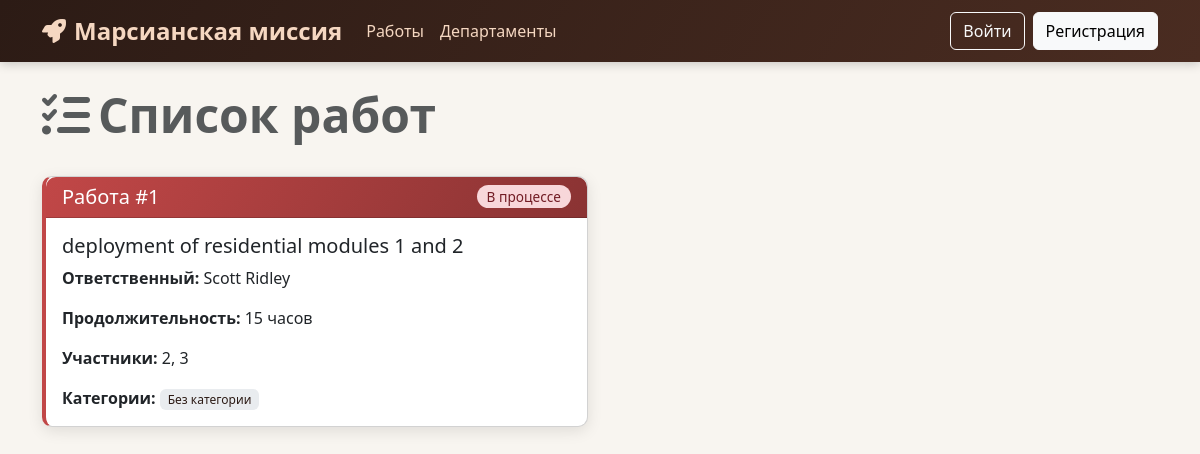
Before: / with the older database file.
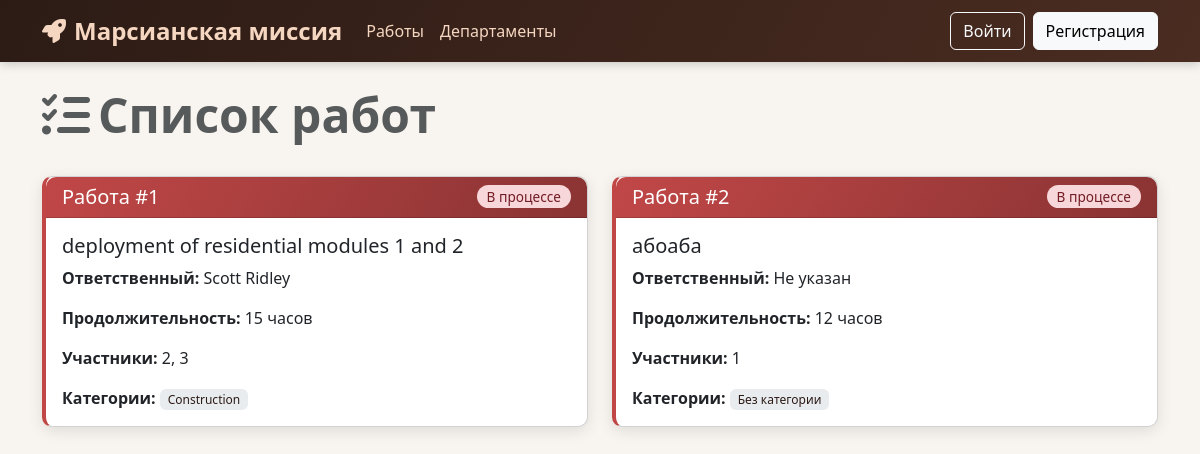
After: the same page with the newer database file.
### data/models.py (models this page shows, shortened)
class Jobs(SqlAlchemyBase):
    __tablename__ = 'jobs'
    id = Column(Integer, primary_key=True, autoincrement=True)
    team_leader = Column(Integer, ForeignKey('users.id'), nullable=False)
    job = Column(String, nullable=False)
    work_size = Column(Integer, nullable=False)
    collaborators = Column(String)
    start_date = Column(DateTime, default=datetime.utcnow)
    end_date = Column(DateTime)
    is_finished = Column(Boolean, default=False)
    team_leader_user = relationship("User", back_populates="jobs")
    categories = relationship(
        "Category",
        secondary=jobs_to_categories,
        back_populates="jobs"
    )

class User(SqlAlchemyBase, UserMixin):
    __tablename__ = 'users'
    id = Column(Integer, primary_key=True, autoincrement=True)
    surname = Column(String, nullable=False)
    name = Column(String, nullable=False)
    age = Column(Integer)
    position = Column(String)
    speciality = Column(String)
    address = Column(String)
    email = Column(String, unique=True, nullable=False)
    hashed_password = Column(String, nullable=False)
    modified_date = Column(DateTime, default=datetime.utcnow)
    jobs = relationship("Jobs", back_populates="team_leader_user")
    departments = relationship("Department", back_populates="chief_user")

### app.py (the view)
@app.route("/")
def index():
    db_sess = db_session.create_session()
    jobs = db_sess.query(Jobs).all()
    for job in jobs:
        job.team_leader_obj = db_sess.get(User, job.team_leader)
        job.categories_list = ", ".join([category.name for category in job.categories]) if job.categories else "Без категории"
    return render_template("index.html", jobs=jobs, current_user=current_user)

### data/db_session.py (called while the page is built)
def create_session() -> Session:
    global __factory
    return __factory()

### templates/index.html (shortened to what this page needs)
{% extends "base.html" %}
{% block content %}
    <div class="d-flex justify-content-between align-items-center mb-4">
        <h1 class="display-5 fw-bold text-muted">
            <i class="fas fa-tasks me-2"></i>Список работ
        </h1>
    </div>
    {% if jobs %}
        <div class="row">
            {% for job in jobs %}
                <div class="col-md-6 mb-4">
                    <div class="card job-card">
                        <div class="card-header d-flex justify-content-between align-items-center">
                            <h5 class="mb-0">Работа #{{ job.id }}</h5>
                            <span class="badge status-badge
                                {% if job.is_finished %}status-finished{% else %}status-not-finished{% endif %}">
                                {% if job.is_finished %}Завершена{% else %}В процессе{% endif %}
                            </span>
                        </div>
                        <div class="card-body">
                            <h5 class="card-title">{{ job.job }}</h5>
                            <p class="card-text">
                                <strong>Ответственный:</strong>
                                {% if job.team_leader_obj %}
                                    {{ job.team_leader_obj.surname }} {{ job.team_leader_obj.name }}
                                {% else %}
                                    Не указан
                                {% endif %}
                            </p>
                            <p class="card-text">
                                <strong>Продолжительность:</strong> {{ job.work_size }} часов
                            </p>
                            <p class="card-text">
                                <strong>Участники:</strong> {{ job.collaborators or "Не указаны" }}
                            </p>
                            <p class="card-text">
                                <strong>Категории:</strong>
                                <span class="badge category-badge">
                                    {{ job.categories_list }}
                                </span>
                            </p>
                        </div>
                    </div>
                </div>
            {% endfor %}
        </div>
    {% else %}
        <div class="alert alert-info">
            <i class="fas fa-info-circle me-2"></i>Пока нет никаких работ. Будьте первым, кто добавит работу!
        </div>
    {% endif %}
{% endblock %}

### templates/base.html (shortened to what this page needs)
<!DOCTYPE html>
<html lang="ru">
<head>
    <link href="https://cdn.jsdelivr.net/npm/bootstrap@5.3.0/dist/css/bootstrap.min.css" rel="stylesheet">
</head>
<body>
    <nav class="navbar navbar-expand-lg navbar-dark">
        <div class="container">
            <a class="navbar-brand" href="{{ url_for('index') }}">
                <i class="fas fa-rocket me-2"></i>Марсианская миссия
            </a>
            <div class="collapse navbar-collapse" id="navbarNav">
                <ul class="navbar-nav me-auto mb-2 mb-lg-0">
                    <li class="nav-item">
                        <a class="nav-link" href="{{ url_for('index') }}">Работы</a>
                    </li>
                    <li class="nav-item">
                        <a class="nav-link" href="{{ url_for('departments') }}">Департаменты</a>
                    </li>
                </ul>
                <div class="d-flex align-items-center">
                    {% if current_user.is_authenticated %}
                        <div class="user-info">
                            <i class="fas fa-user me-1"></i> {{ current_user.surname }} {{ current_user.name }}
                        </div>
                        <form action="{{ url_for('logout') }}" method="post" class="ms-3">
                            <button type="submit" class="btn btn-sm logout-btn">
                                <i class="fas fa-sign-out-alt me-1"></i>Выход
                            </button>
                        </form>
                    {% else %}
                        <a href="{{ url_for('login') }}" class="btn btn-outline-light me-2">Войти</a>
                        <a href="{{ url_for('register') }}" class="btn btn-light">Регистрация</a>
                    {% endif %}
                </div>
            </div>
        </div>
    </nav>
    <main class="container my-4">
        {% block content %}{% endblock %}
    </main>
</body>
</html>

### templates/base.html (style rules this page uses)
:root { --mars-red: #c14747; --mars-dark: #2c1b15; --mars-light: #f5d7c1; }
body { background-color: #f8f5f0; font-family: 'Segoe UI', Tahoma, Geneva, Verdana, sans-serif; }
.navbar { background: linear-gradient(120deg, var(--mars-dark), #4a2c21); box-shadow: 0 2px 10px rgba(0,0,0,0.2); }
.navbar-brand { font-weight: 700; font-size: 1.5rem; color: var(--mars-light) !important; }
.nav-link { color: var(--mars-light) !important; font-weight: 500; transition: all 0.3s; }
.card { border-radius: 10px; box-shadow: 0 4px 15px rgba(0,0,0,0.1); margin-bottom: 20px; transition: transform 0.3s; }
.card-header { background: linear-gradient(120deg, var(--mars-red), #8a3333); color: white; font-weight: 600; border-radius: 10px 10px 0 0 !important; }
.job-card { border-left: 4px solid var(--mars-red); }
.category-badge { background-color: #e9ecef; color: var(--mars-dark); font-weight: 500; }
.status-badge { padding: 5px 10px; border-radius: 15px; font-size: 0.85rem; font-weight: 500; }
.status-not-finished { background-color: #f8d7da; color: #721c24; }

Changed rows visible on the page:
changed Jobs "deployment of residential modules 1 and 2": categories_list "Без категории" → "Construction"
added Jobs: id "2", is_finished "В процессе", job "абоаба", shows "Не указан", work_size "12", collaborators "1", categories_list "Без категории"
